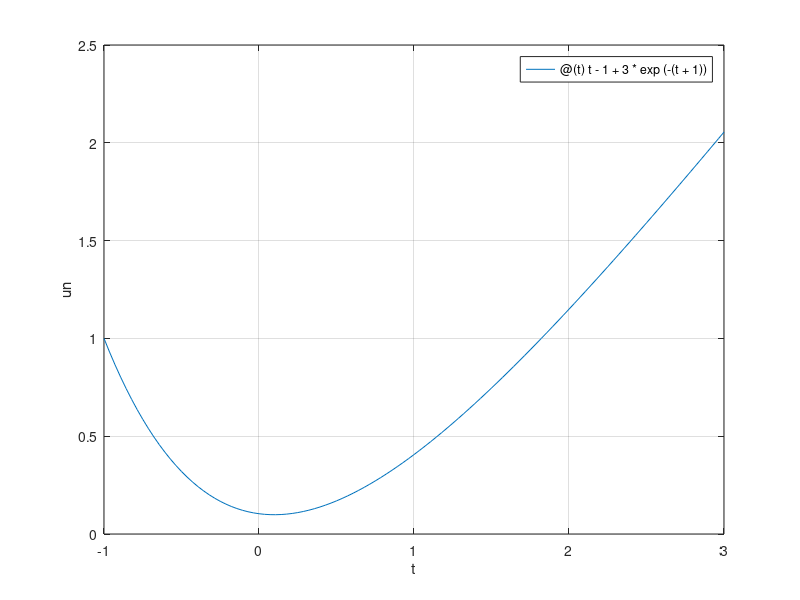

The MATLAB script that drew this image: (Note: this script raises an error after producing the figure.)
odefun=@(t,y)t-y;

t0=-1;
T=3;

tspan=[t0,T];
y0=1;

yex=@(t)t-1+3*exp(-(t+1));
figure(1); clf
fplot(yex,tspan)
grid
xlabel('t');
ylabel('un');
hold on

Err=[];

H=[0.1,0.01,0.001];

for h=H

    Nh=fix((T-t0)/h);

    [tn,un]=eulero_esp(odefun,tspan,y0,Nh);
    plot(tn,un,'.--','MarkerSize',20);
    % definisco vettore valori esatti in tn
    yn=yex(tn);
    err=max(abs(yn-un));
    Err=[Err;err];
end

Err

legend('Esatta','0.5','0.25','0.125','location','northwest')

figure(2); clf
loglog(H,Err,'*-')
grid on
xlabel('h');
ylabel('errore');
hold on
loglog(H,H)
